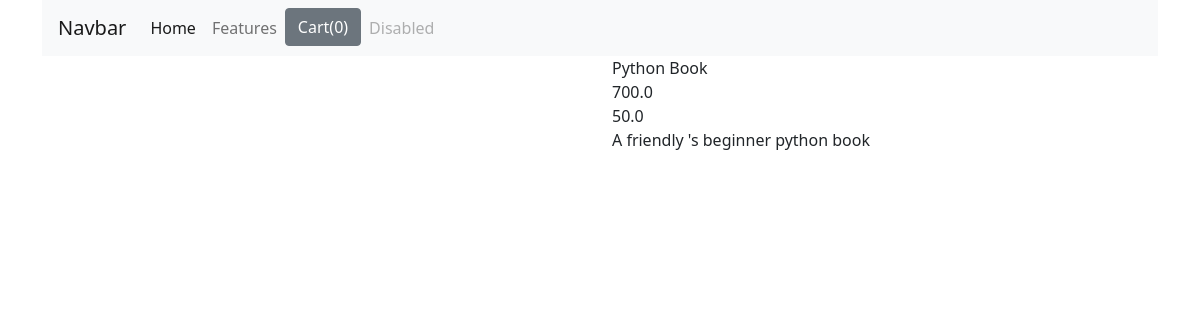
The app's page /productdetail/4, older data.
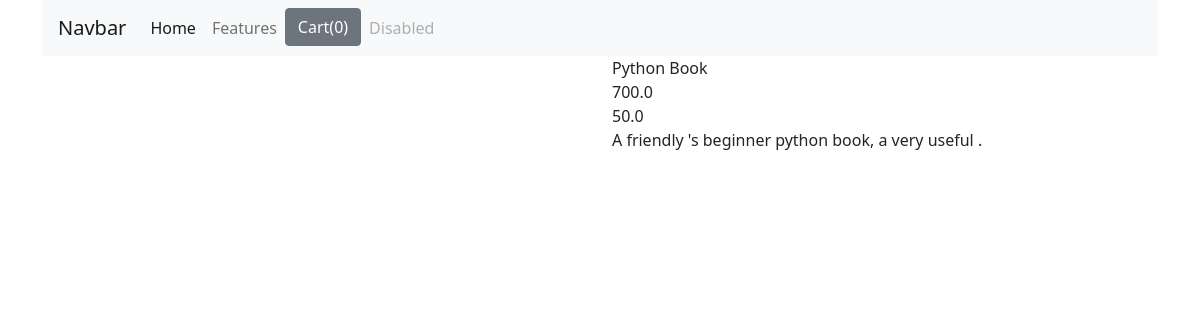
The same page, newer data.
### shoping_app/models.py (models this page shows, shortened)
class Product(models.Model):
    title = models.CharField(max_length=100)
    price = models.FloatField()
    discount_price = models.FloatField()
    category = models.CharField(max_length=100)
    description = models.TextField()
    image = models.CharField(max_length=300)

### shoping_app/views.py (the view)
# urls.py: path('productdetail/<str:pk>', views.detail, name='detail'),
def detail(request, pk):
    productName = Product.objects.get(id=pk)
    context = {
        'product_name': productName,
    }
    return render(request, 'shoping_app/detail.html', context)

### shoping_app/templates/shoping_app/detail.html (shortened to what this page needs)
{% extends 'shoping_app/base.html' %} {% block content %}
<div class="container">
    <div class="row">
        <div class="col-md-6">
            <div class="row">
                <div class="col-md-12">
                </div>
            </div>
        </div>
        <div class="col-md-6">
            <div class="row">
                <div class="col-md-12">
                    {{ product_name.title }}
                </div>
            </div>
            <div class="row">
                <div class="col-md-12">
                    {{ product_name.price }}
                </div>
            </div>
            <div class="row">
                <div class="col-md-12">
                    {{ product_name.discount_price }}
                </div>
            </div>
            <div class="row">
                <div class="col-md-12">
                    {{ product_name.description }}
                </div>
            </div>
        </div>
    </div>
</div>
{% endblock content %}

### shoping_app/templates/shoping_app/base.html (shortened to what this page needs)
{% load static %}
<!DOCTYPE html>
<html lang="en">
<head>
    <link rel="stylesheet" href="https://stackpath.bootstrapcdn.com/bootstrap/4.4.1/css/bootstrap.min.css">
    <link href="https://cdn.jsdelivr.net/npm/bootstrap@5.1.3/dist/css/bootstrap.min.css" rel="stylesheet">
    <link rel="stylesheet" href="{% static 'shoping_app/style.css' %}">
</head>
<body>
    <div class="container">
        <div class="row">
            <div class="col-md-12">
                <nav class="navbar navbar-expand-lg navbar-light bg-light">
                    <a class="navbar-brand" href="#">Navbar</a>
                    <div class="collapse navbar-collapse" id="navbarNav">
                        <ul class="navbar-nav">
                            <li class="nav-item active">
                                <a class="nav-link" href="#">Home <span class="sr-only">(current)</span></a>
                            </li>
                            <li class="nav-item">
                                <a class="nav-link" href="#">Features</a>
                            </li>
                            <li class="nav-item">
                                <button id="cart" type="button" data-html='true' class="btn btn-secondary" data-container="body" data-toggle="popover" data-placement="bottom" data-content="Vivamus
                                sagittis lacus vel augue laoreet rutrum faucibus.">Cart(0)</button>
                            </li>
                            <li class="nav-item">
                                <a class="nav-link disabled" href="#" tabindex="-1" aria-disabled="true">Disabled</a>
                            </li>
                        </ul>
                    </div>
                </nav>
            </div>
        </div>
        {% block content %} {% endblock content %}
    </div>
</body>
</html>

Row changes from the older to the newer data that the page shows:
changed Product "Python Book": description "A friendly 's beginner python book" → "A friendly 's beginner python book, a very useful ."
